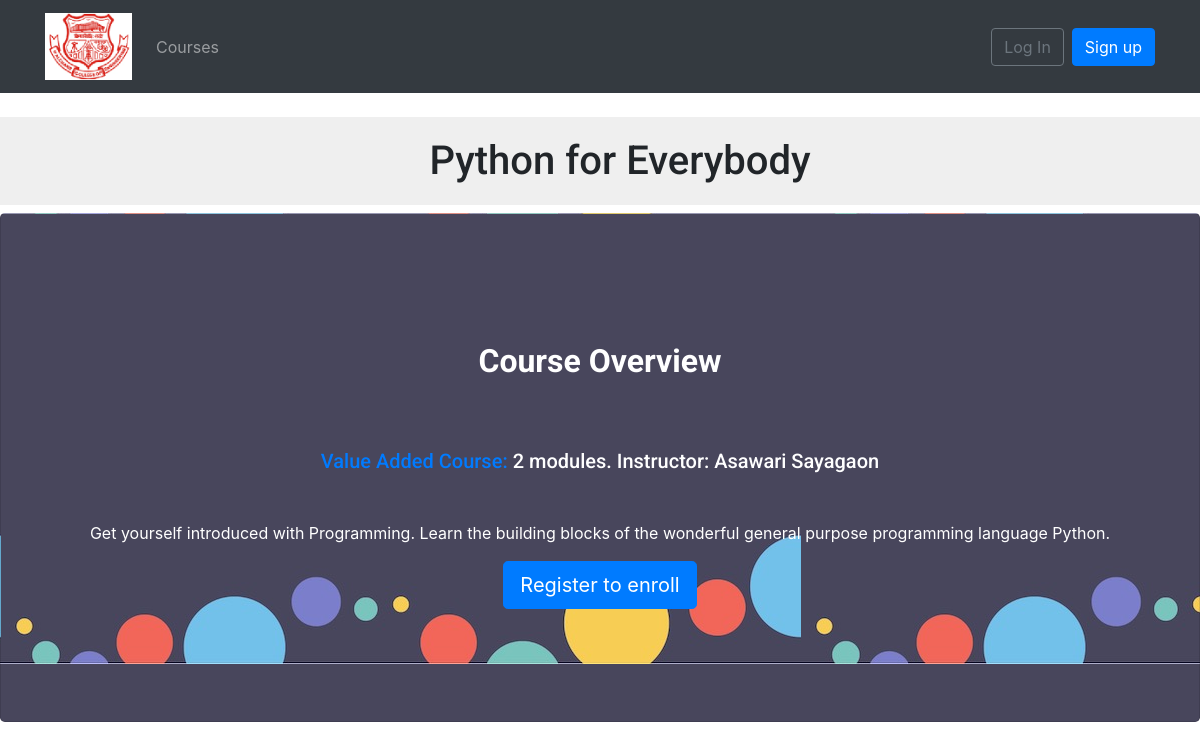
Page /course/python/ on the committed database.
### courses/models.py (models this page shows, shortened)
class Course(models.Model):
    owner = models.ForeignKey(User,
                    related_name='courses_created',
                    on_delete=models.CASCADE)
    subject = models.ForeignKey(Subject, related_name='courses',
                        on_delete=models.CASCADE)
    title = models.CharField(max_length=200)
    slug = models.SlugField(max_length=200, unique=True)
    overview = models.TextField()
    created = models.DateTimeField(auto_now_add=True)
    students = models.ManyToManyField(User,
                                      related_name='courses_joined',
                                      blank=True)
    class Meta:
        ordering = ['-created']

class Subject(models.Model):
    title = models.CharField(max_length=200)
    slug = models.SlugField(max_length=200, unique=True)
    class Meta:
        ordering = ['title']

### courses/views.py (the view)
class CourseDetailView(DetailView):
    model = Course
    template_name = 'courses/course/detail.html'
    def get_context_data(self, **kwargs):
        context = super(CourseDetailView,
                        self).get_context_data(**kwargs)
        context['enroll_form'] = CourseEnrollForm(
                                   initial={'course':self.object})
        return context

### templates/courses/course/detail.html (shortened to what this page needs)
{% extends "base.html" %}
{% load static %}
{% block content %}
    {% with subject=course.subject %}
        <h1 style="text-align:center;">
            {{ object.title }}
        </h1>
        <div class="jumbotron card card-image" style="background-image: url({% static 'img/bg_new.jpg' %});">
  <div class="text-white text-center py-5 px-4">
    <div>
      <h2 class="card-title h1-responsive pt-3 mb-5 font-bold"><strong>Course Overview</strong></h2>
      <h5 class="mx-5 mb-5"><a href="{% url "course_list_subject" subject.slug %}">{{ subject.title }}:</a>
      {{ course.modules.count }} modules.
      Instructor: {{ course.owner.get_full_name }}
      </h5>
      {{ object.overview|linebreaks }}
      {% if request.user.is_authenticated %}
          <form action="{% url "student_enroll_course" %}" method="post">
              {{ enroll_form }}
              {% csrf_token %}
              <div style="margin-left:550px">
              <input type="submit" class="btn btn-primary btn-lg" value="Enroll now">
            </div>
      {% else %}
          <a href="{% url "student_registration" %}" class="btn btn-primary btn-lg">
              Register to enroll
          </a>
      {% endif %}
    </div>
  </div>
</div>
    {% endwith %}
{% endblock %}

### static/css/slider.css (style rules this page uses)
h2 { text-align:center; padding: 20px; }

### static/css/base.css (style rules this page uses)
body { margin:0; font-family:'Roboto', sans-serif; font-weight:400; color:#333; }
a { color:#3fad37; text-decoration:none; }
h1, h2, h3, h4, h5, h6 { font-family:'Roboto', sans-serif; font-weight:300; }
h1 { background:#efefef; width:100%; overflow:auto; padding:20px 0 20px 40px; margin:0; }

### rows in the picture
Course: title "Python for Everybody", modules.count "2", owner.get_full_name "Asawari Sayagaon", overview "Get yourself introduced with Programming. Learn the building blocks of the wonderful general purpose programming language Python."
Subject: title "Value Added Course"
